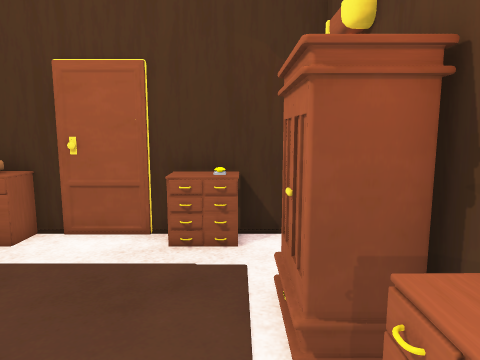
View 1 (above)

15 first-person views from a walk through a Unity game level. The camera is 1.5 m above the floor, tilts 8° down and sees 70° across. The floor is counted in squares, 0.5 m on a side. Each view is taken from the middle of a square. On the plan, view 1 faces up. The plan holds only what a view shows up to about 20 squares ahead; the rest is blank. Some surface patterns are stand-ins.

View 2
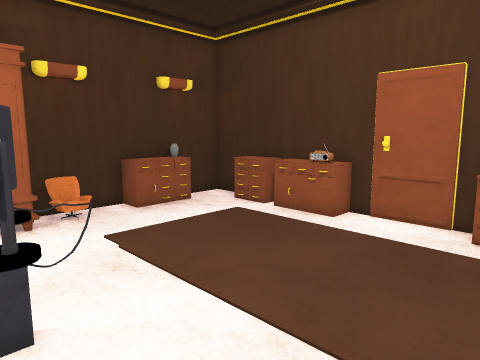

View 3
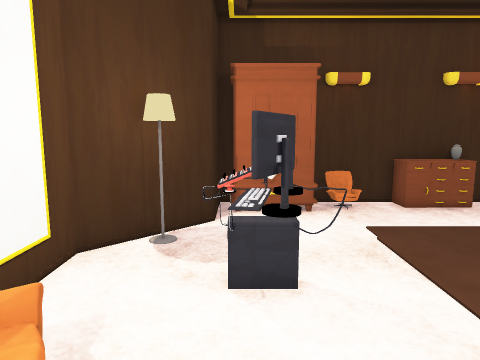

View 4
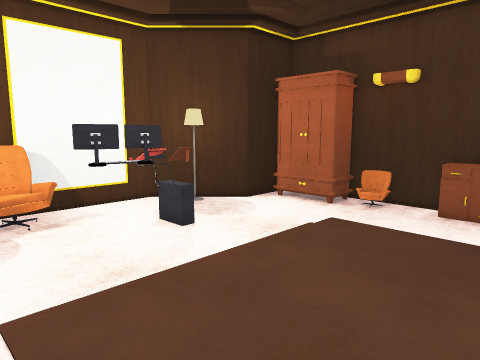

View 5
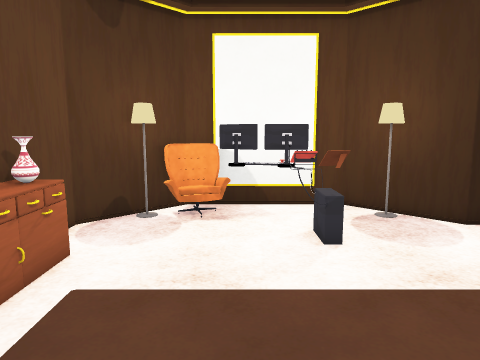

View 6
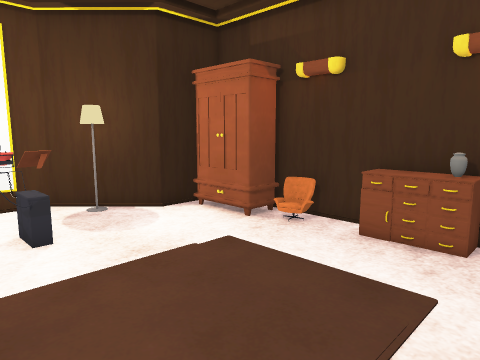

View 7
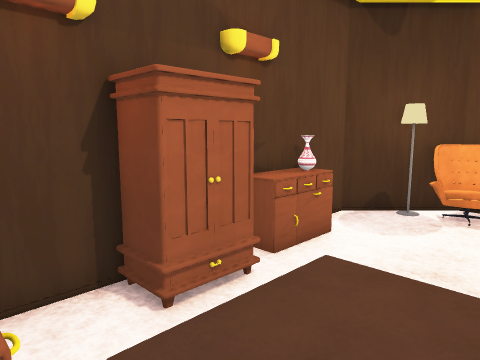

View 8
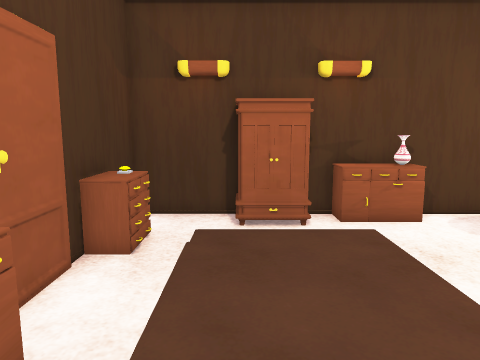

View 9
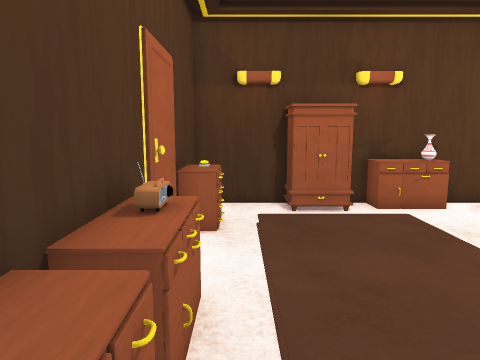

View 10
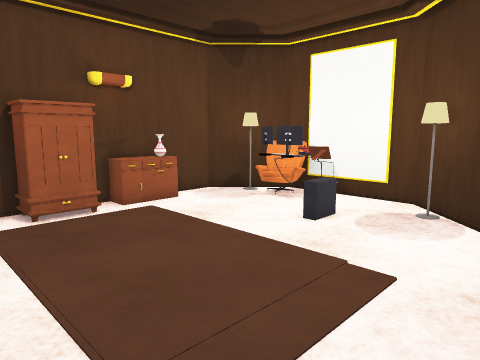

View 11
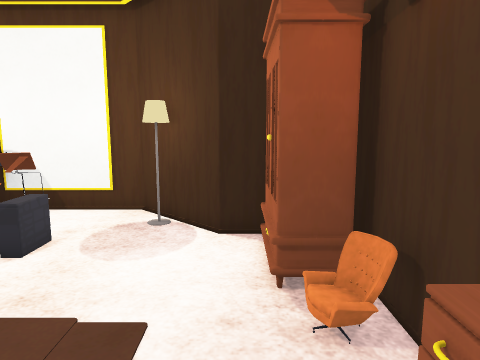

View 12
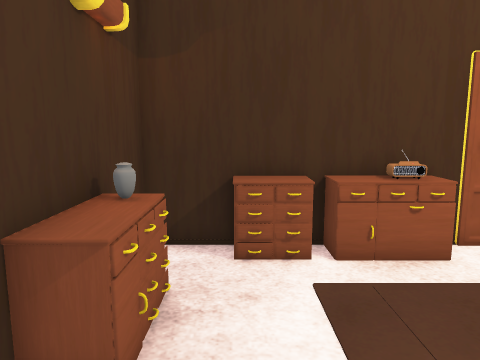

View 13
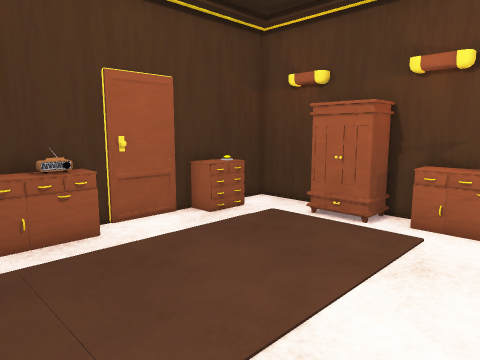

View 14
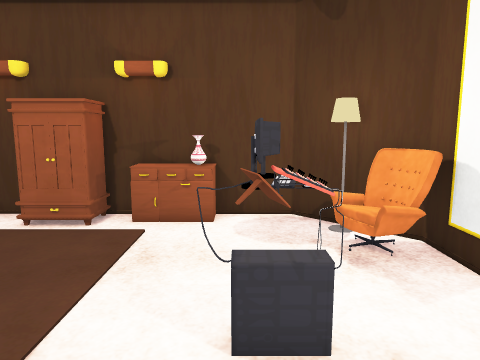

View 15
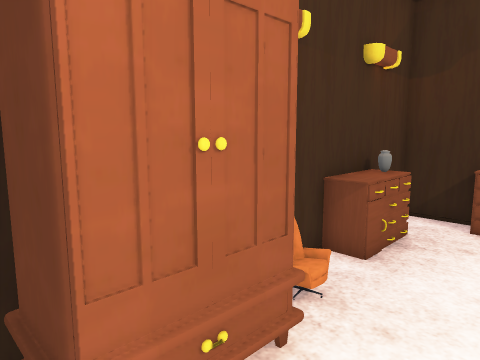

### Floor plan
Points are (right, up) in squares from view 1. A wall is a line through its corners. A room is listed if a view was taken in it or the views show most of it. See-through windows are left out.
Room 1 (views 1, 2, 3, 4, 5, 6, 7, 8, 9, 10, 11, 12, 13, 14, 15)
walls: (-4.7, 9.5) (-5.1, 9.8); (-4.7, 9.6) (-5.3, 9.9); (-4.6, 9.6) (-5.2, 9.8); (2.4, 5.9) (2.4, 9.9) (-13.6, 9.9) (-13.6, -0.6); (-12.8, -2.9) (-10.4, -2.9) (-7.3, -6.1) (-0.8, -6.1) (2.4, -2.9) (2.4, 4)
objects: chair (-13, 2); other object (-13, 5) to (-12, 7); other object (-11, 9) to (-9, 9); carpet (-9, 2) to (-9, 7); lamp (-8, -4); carpet (-8, 2) to (0, 7); other object (-8, 9); radio (-7, 9); other object (-6, -3) to (-3, -1); other object (-6, 9); chair (-2, -5) to (-1, -4); other object (-2, 9) to (0, 9); lamp (0, -4); other object (1, 0) to (2, 3); other object (1, 4) to (2, 6); vase (2, 0) to (2, 1)

Positions as (right, up) in squares from view 1, and headings:
1: (0, 0), facing up
2: (0, -2), facing up-left
3: (1, -2), facing left
4: (1, 8), facing down-left
5: (-3, 8), facing down
6: (-3, 9), facing down-left
7: (-4, 9), facing down-right
8: (-10, 6), facing right
9: (-12, 8), facing right
10: (-12, 9), facing down-right
11: (-11, 7), facing down
12: (-11, 1), facing up
13: (-10, -1), facing up-right
14: (-10, -1), facing right
15: (-9, -3), facing up-left
